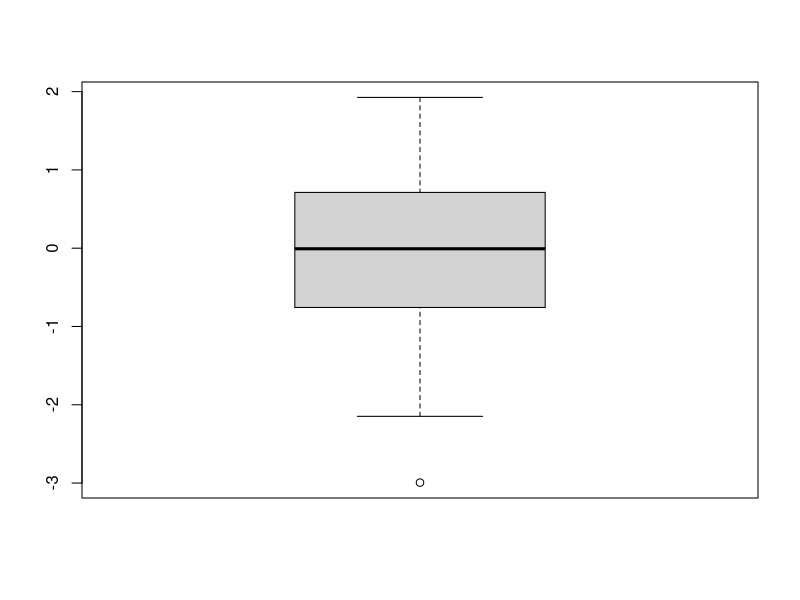

Here is the R script that generated this plot:
x=5
y=8
print(x+y)
x^6
x%%y
x*y
set.seed(482)
y <- rnorm(100)
boxplot(y)
identify(rep(1, length(y)), y, labels = seq_along(y))

